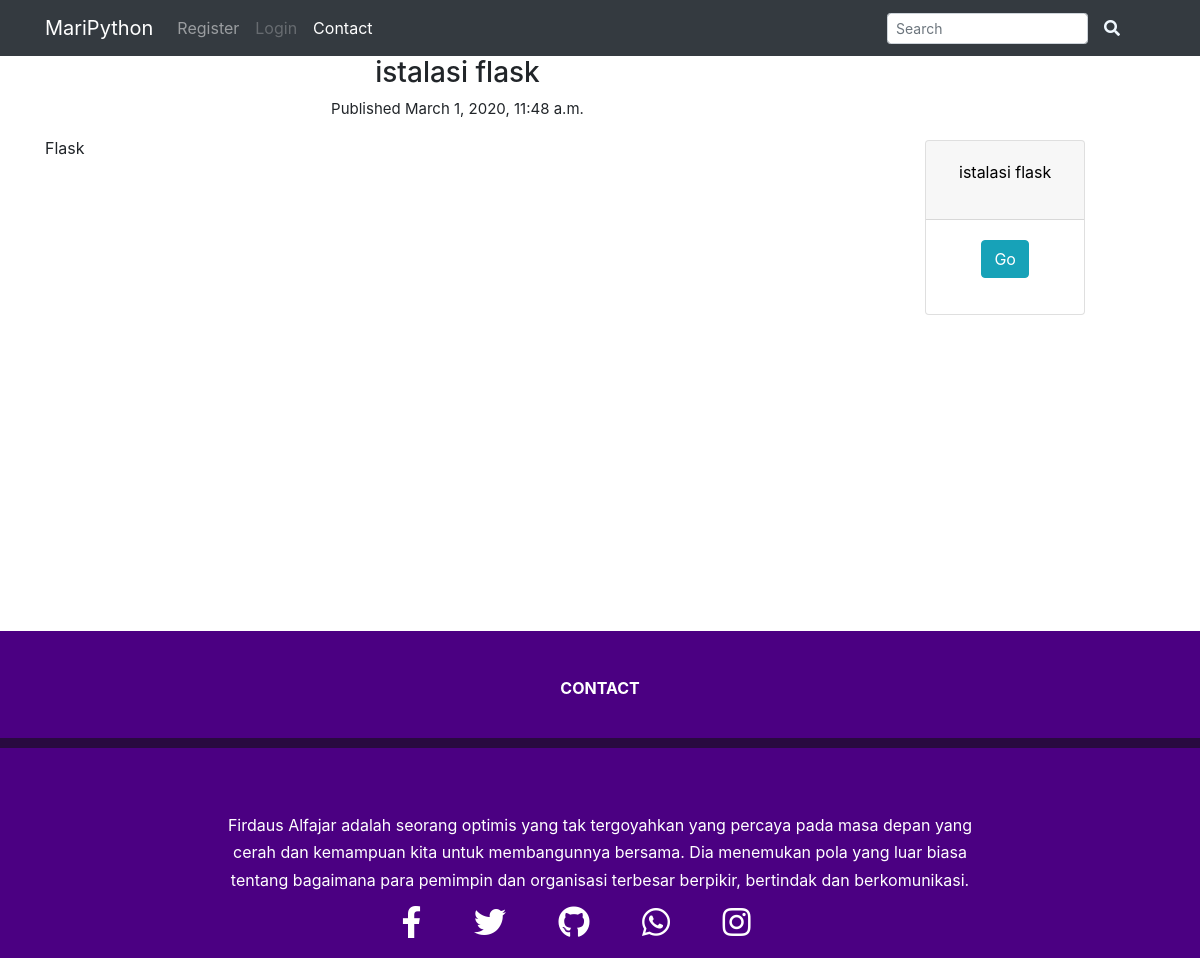
The page /1 on the database its author committed.
### main/models.py (models this page shows, shortened)
class Blog(models.Model):
    title = models.CharField(max_length=300)
    content = models.TextField()
    published = models.DateTimeField("date published", default=datetime.now)
    blog_series = models.ForeignKey(BlogSeries, on_delete=models.SET_DEFAULT, default=1, verbose_name="Series")
    blog_slug = models.CharField(max_length=200, default=1)

### main/views.py (the view, shortened to what this page needs)
# urls.py: path('<single_slug>', single_slug, name='single_slug'),
def single_slug(request, single_slug):
    categories = [c.category_slug for c in BlogCategory.objects.all()]
    blog = [t.blog_slug for t in Blog.objects.all()]
    if single_slug in blog:
        this_blog = Blog.objects.get(blog_slug=single_slug)
        blog_from_series = Blog.objects.filter(blog_series__blog_series=this_blog.blog_series).order_by('published')
        this_blog_idx = list(blog_from_series).index(this_blog)
        return render(request=request,
                      template_name='blog.html',
                      context={"blog":this_blog,
                               "sidebar": blog_from_series,
                               "this_blog": this_blog_idx})
    return HttpResponse(f"'{single_slug}' does not correspond to anything we know of!")

### main/models.py (called while the page is built)
    def __str__(self):
        return self.blog_series

### main/templates/blog.html
{% extends "base.html" %}
{% block content %}
    <div class="container">
        <div class="row">
            <div class="col-7 col-md-9">
                <h3 style="text-align: center;">{{blog.title}}</h3>
                <p style="font-size: 15px; text-align: center;">Published {{ blog.published }}</p>
                {{blog.content|safe}}
            </div>
            <ul class="collapse show" style="margin-top: 60px;"></br>
                {% for blog in sidebar %}
                    {% if forloop.counter0 == this_id %}
                        <li class="active">
                            <div class="card-header" id="headingOne">{{blog.title}}<br>(Viewing)</div>
                        </li>
                    {% else %}
                    <div id="accordion">
                        <div class="card">
                          <div class="card-header" id="headingOne">
                            <h5 class="mb-0">
                              <button class="btn btn-link" data-toggle="collapse" data-target="#collapseOne" aria-expanded="true" aria-controls="collapseOne">
                                <p style="color: black;">{{blog.title}}</p>
                              </button>
                            </h5>
                          </div>
                          <div id="collapseOne" class="collapse show" aria-labelledby="headingOne" data-parent="#accordion">
                            <div class="card-body">
                                <p style="justify-content: center; align-items: center; display: flex;">
                                    <a href="/{{blog.blog_slug}}">
                                        <button class="btn btn-info" href type="button" data-toggle="collapse" data-target="#collapseOne" aria-expanded="true" aria-controls="collapseOne">
                                            Go
                                        </button>
                                    </a>
                                </p>
                            </div>
                          </div>
                        </div>
                    {% endif %}
                {% endfor %}
            </ul>
        </div>
    </div>
{% endblock %}

### rows shown on the page
Blog: title "istalasi flask", published "March 1, 2020, 11:48 a.m.", content "Flask"
